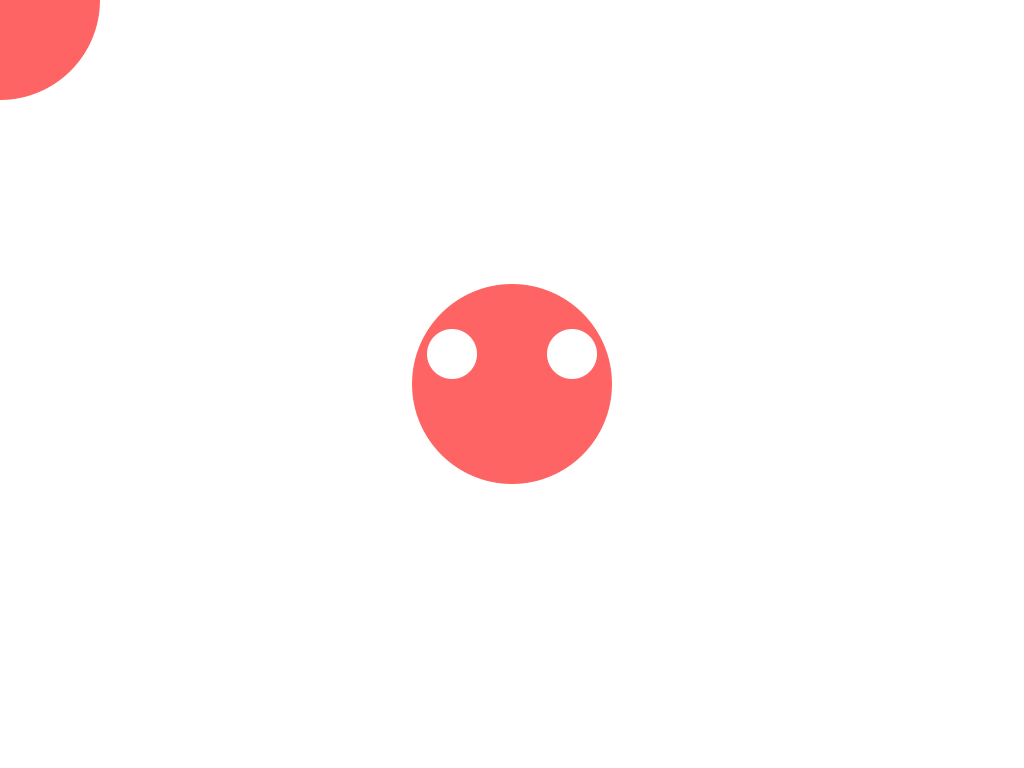
Frame 1 (no input)
Frame 60 (the mouse pressed at the canvas centre just before this capture): identical to frame 1, image omitted
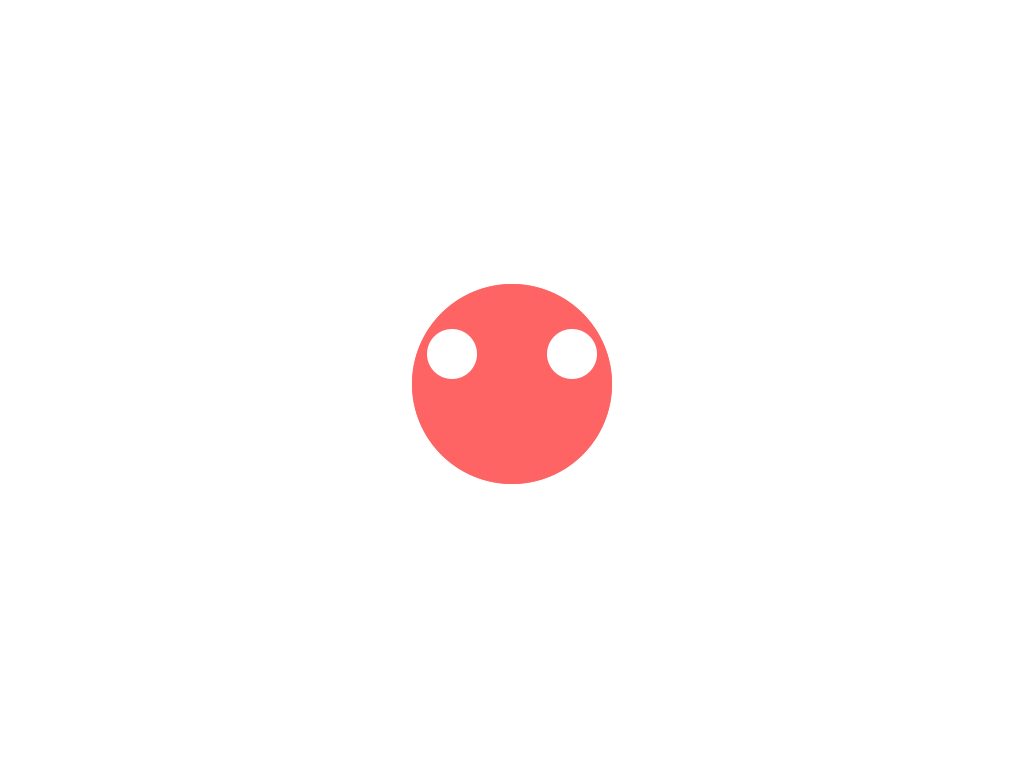
Frame 120 (the mouse held since frame 60 and released just before this capture)

The Processing sketch that drew these frames (run headless with seeded random() and noise(); from frame 60 on, the mouse is pressed at the canvas centre):

// Processing sketch: mansi
// ── mansi.pde
void setup() {
    size(1024, 768);
    noStroke();
}

void draw() {
    background(255);
    draw_face(width / 2, height / 2);
    draw_face(mouseX, mouseY);    
}

// ── drawing.pde
void draw_face(float face_position_x, float face_position_y) {
    draw_head(face_position_x, face_position_y);
    draw_eyes(face_position_x, face_position_y);
}

void draw_head(float x, float y) {
    fill(255, 100, 100);
    circle(x, y, 200);
}

void draw_eyes(float x, float y) {
    fill (255);
    circle(x - 60, y - 30, 50);
    circle(x + 60, y - 30, 50);
}
